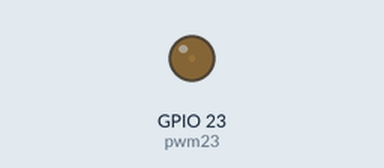
The program below on a simulated ESP32 board running MicroPython. Shown: output pins drawn as LEDs (lit = HIGH).

Above: at 0.1 s.
At 12.1 s:
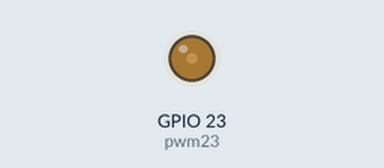
At 18.1 s:
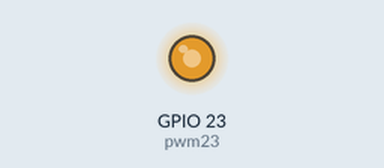
At 36.1 s:
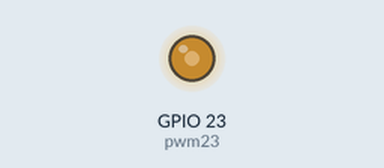
Timing chart, 0 to 40.0 s (numbered marks = the images above):
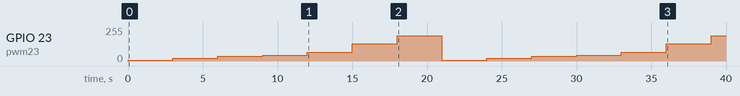

Measured:
- by itself, GPIO 23 (pwm23): 0/255 → 7/255 at 0.00 s, → 22/255 3.0 s later, → 37/255 3.0 s later, → 45/255 3.0 s later, … (14 changes in this stretch)

The program:

looppwm.py
```python
from machine import Pin, PWM
import time


PWM2 = 23


pwm23 = PWM(Pin(23))
pwm23.freq()
pwm23.duty()

while True:
    pwm23.freq(50)
    pwm23.duty(30)
    time.sleep(3)
    pwm23.duty(90)
    time.sleep(3)
    pwm23.duty(150)
    time.sleep(3)
    pwm23.duty(180)
    time.sleep(3)
    pwm23.duty(256)
    time.sleep(3)
    pwm23.duty(512)
    time.sleep(3)
    pwm23.duty(768)
    time.sleep(3)
```
